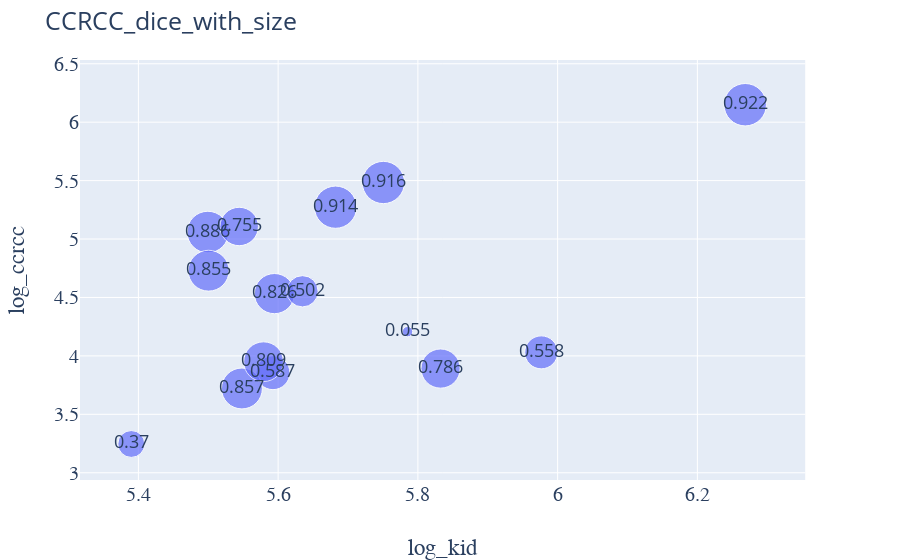

This figure's notebook cell:
### Code cell
import plotly.express as px
fig = px.scatter(cou_df2, x="log_kid", y="log_ccrcc",text='dice', size='dice',size_max=30,hover_name='cid')
fig.update_layout(title_text="CCRCC_dice_with_size",titlefont={"size": 25},font={'size':18})
fig.update_xaxes(title_font=dict(size=23, family='Courier'))
fig.update_yaxes(tickfont=dict(family='Courier', size=20))
fig.update_xaxes(tickfont=dict(family='Courier', size=20))
fig.update_yaxes(title_font=dict(size=23, family='Courier'))
fig.show()

### Figure 1 — Plotly figure (JSON) as saved in the notebook; plotly's stock layout.template omitted (floating-point values rounded to 4 significant figures)
{"data": [{"hoverlabel": {"namelength": 0}, "hovertemplate": "<b>%{hovertext}</b><br><br>log_kid=%{x}<br>log_ccrcc=%{y}<br>dice=%{text}", "hovertext": [122, 125, 130, 135, 136, 138, 142, 145, 146, 147, 149, 151, 152, 154, 157], "legendgroup": "", "marker": {"color": "#636efa", "size": [0.786, 0.587, 0.914, 0.857, 0.922, 0.886, 0.826, 0.916, 0.055, 0.855, 0.809, 0.502, 0.755, 0.37, 0.558], "sizemode": "area", "sizeref": 0.001024, "symbol": "circle"}, "mode": "markers+text", "name": "", "showlegend": false, "text": [0.786, 0.587, 0.914, 0.857, 0.922, 0.886, 0.826, 0.916, 0.055, 0.855, 0.809, 0.502, 0.755, 0.37, 0.558], "type": "scatter", "x": [5.832, 5.593, 5.682, 5.548, 6.268, 5.499, 5.595, 5.751, 5.785, 5.5, 5.579, 5.635, 5.544, 5.39, 5.977], "xaxis": "x", "y": [3.892, 3.856, 5.273, 3.721, 6.149, 5.06, 4.533, 5.484, 4.207, 4.729, 3.95, 4.553, 5.107, 3.246, 4.03], "yaxis": "y"}], "layout": {"autosize": true, "font": {"size": 18}, "legend": {"itemsizing": "constant", "tracegroupgap": 0}, "margin": {"t": 60}, "title": {"font": {"size": 25}, "text": "CCRCC_dice_with_size"}, "xaxis": {"anchor": "y", "autorange": true, "domain": [0, 0.98], "range": [5.315, 6.356], "tickfont": {"family": "Courier", "size": 20}, "title": {"font": {"family": "Courier", "size": 23}, "text": "log_kid"}, "type": "linear"}, "yaxis": {"anchor": "x", "autorange": true, "domain": [0, 1], "range": [2.877, 6.623], "tickfont": {"family": "Courier", "size": 20}, "title": {"font": {"family": "Courier", "size": 23}, "text": "log_ccrcc"}, "type": "linear"}}}
